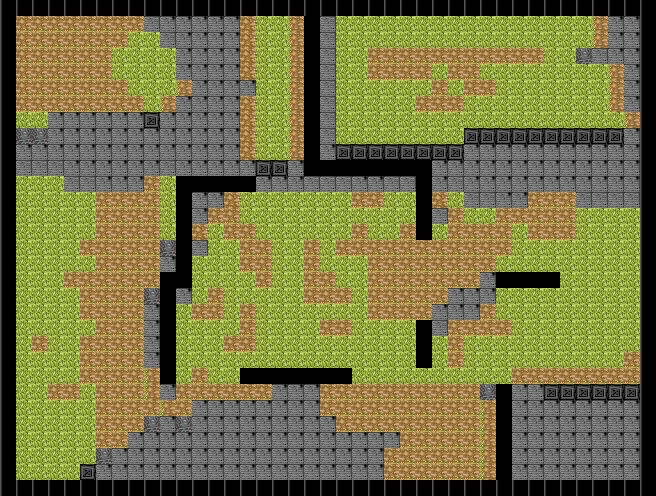

A 2D game scene composited from a Tiled map and its tileset images. What follows is a short description and the map's XML, with each tile layer's data collapsed to a summary:
An orthogonal 41x31 tile map with 16x16 px tiles, 1 tile layer (Tile Layer 1) and 14 objects.

<map version="1.0" orientation="orthogonal" width="41" height="31" tilewidth="16" tileheight="16">
 <tileset firstgid="1" name="tiles" tilewidth="16" tileheight="16">
  <image source="tiles.png" width="176" height="80" />
 </tileset>
 <layer name="Tile Layer 1" width="41" height="31">
  <data>[1271 cells, 1271 non-empty, 10 distinct tile ids]</data>
 </layer>
 <objectgroup name="Objects" width="41" height="31" visible="0">
  <object x="0" y="0" width="656" height="16" />
  <object x="0" y="16" width="16" height="480" />
  <object x="16" y="480" width="640" height="16" />
  <object x="496" y="384" width="16" height="96" />
  <object x="176" y="176" width="80" height="16" />
  <object x="176" y="192" width="16" height="96" />
  <object x="160" y="272" width="16" height="112" />
  <object x="240" y="368" width="112" height="16" />
  <object x="416" y="320" width="16" height="48" />
  <object x="496" y="272" width="64" height="16" />
  <object x="416" y="160" width="16" height="80" />
  <object x="304" y="160" width="112" height="16" />
  <object x="304" y="16" width="16" height="144" />
  <object x="640" y="16" width="16" height="464" />
 </objectgroup>
</map>